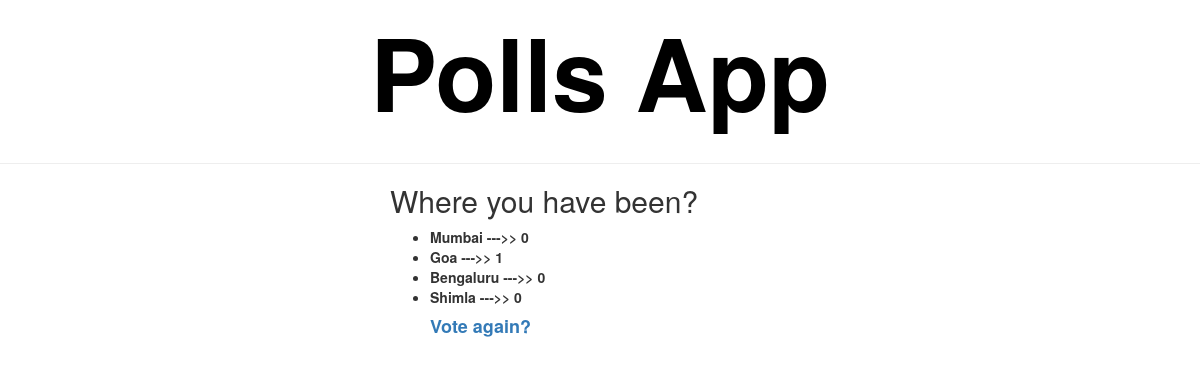
/polls/2/results, run on the app's committed database.
### polls/models.py (models this page shows, shortened)
class Question(models.Model):
	question_text = models.CharField(max_length=200)
	publish_date = models.DateTimeField('date published')

class Choice(models.Model):
	choice_text = models.CharField(max_length=200)
	votes = models.IntegerField(default=0)
	question = models.ForeignKey(Question, on_delete=models.CASCADE)
	def __str__(self):
		return self.choice_text

### polls/views.py (the view)
# urls.py: url(r'^(?P<question_id>[0-9]+)/results$', views.results, name='results'),
def results(request, question_id):
	question = get_object_or_404(Question, pk=question_id)
	return render(request, 'polls/results.html', {'question': question})

### polls/templates/polls/results.html
{% extends 'polls/base.html' %}
{% block content %}
<h2>{{question.question_text}}</h2>
<ul>
{% for choice in question.choice_set.all %}
    <li><strong>{{choice}} --->> {{choice.votes}}</strong></li>
{% endfor %}
<a href={% url 'polls:index' %}><h4><strong>Vote again?</strong></h4>
	{% endblock %}

### data on the page
Question: question_text "Where you have been?"
Choice: choice_text "Mumbai", votes "0"
Choice: choice_text "Goa", votes "1"
Choice: choice_text "Bengaluru", votes "0"
Choice: choice_text "Shimla", votes "0"
